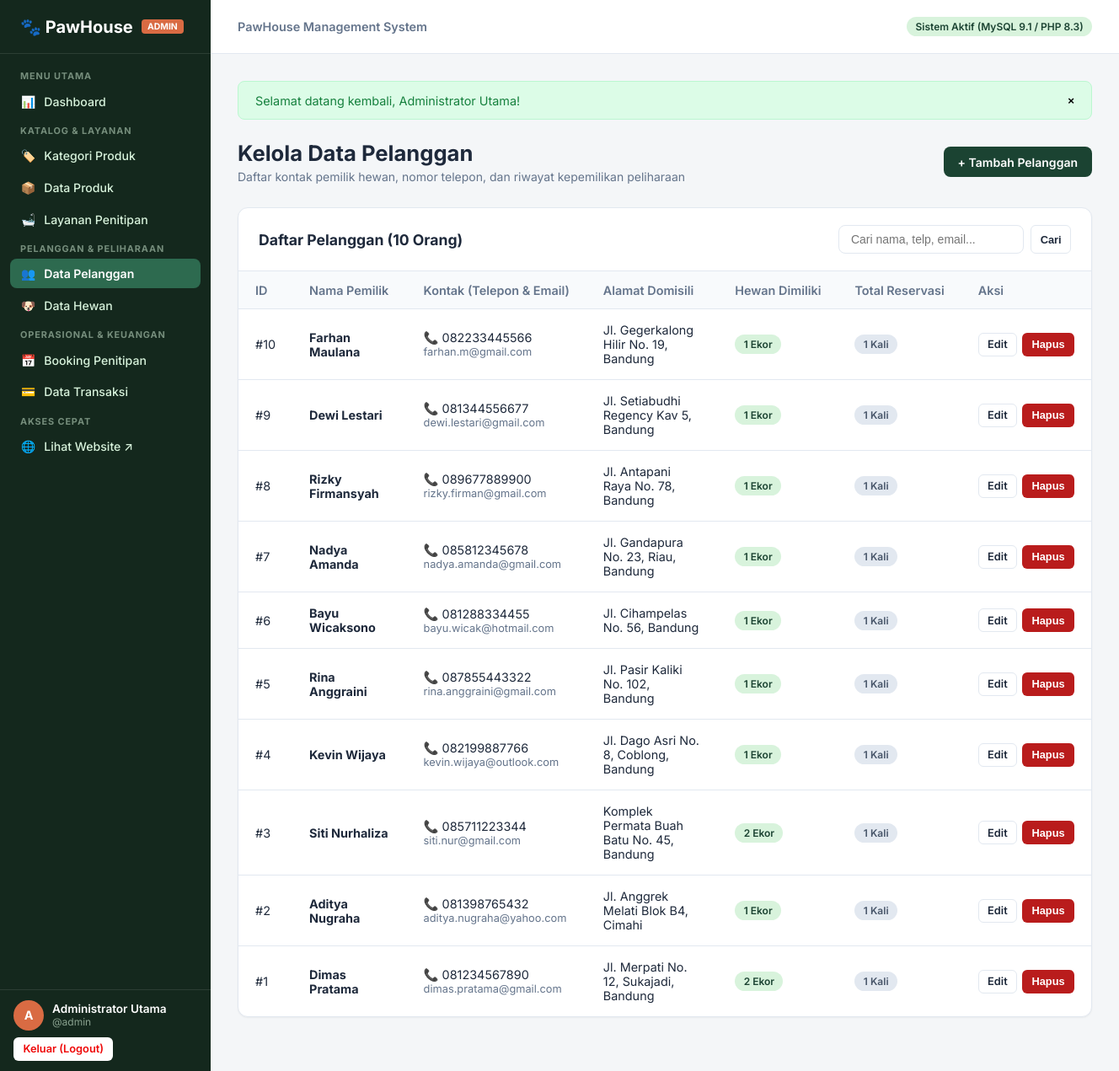
/admin/customers/index.php (signed in), run on an earlier commit of the app's database.
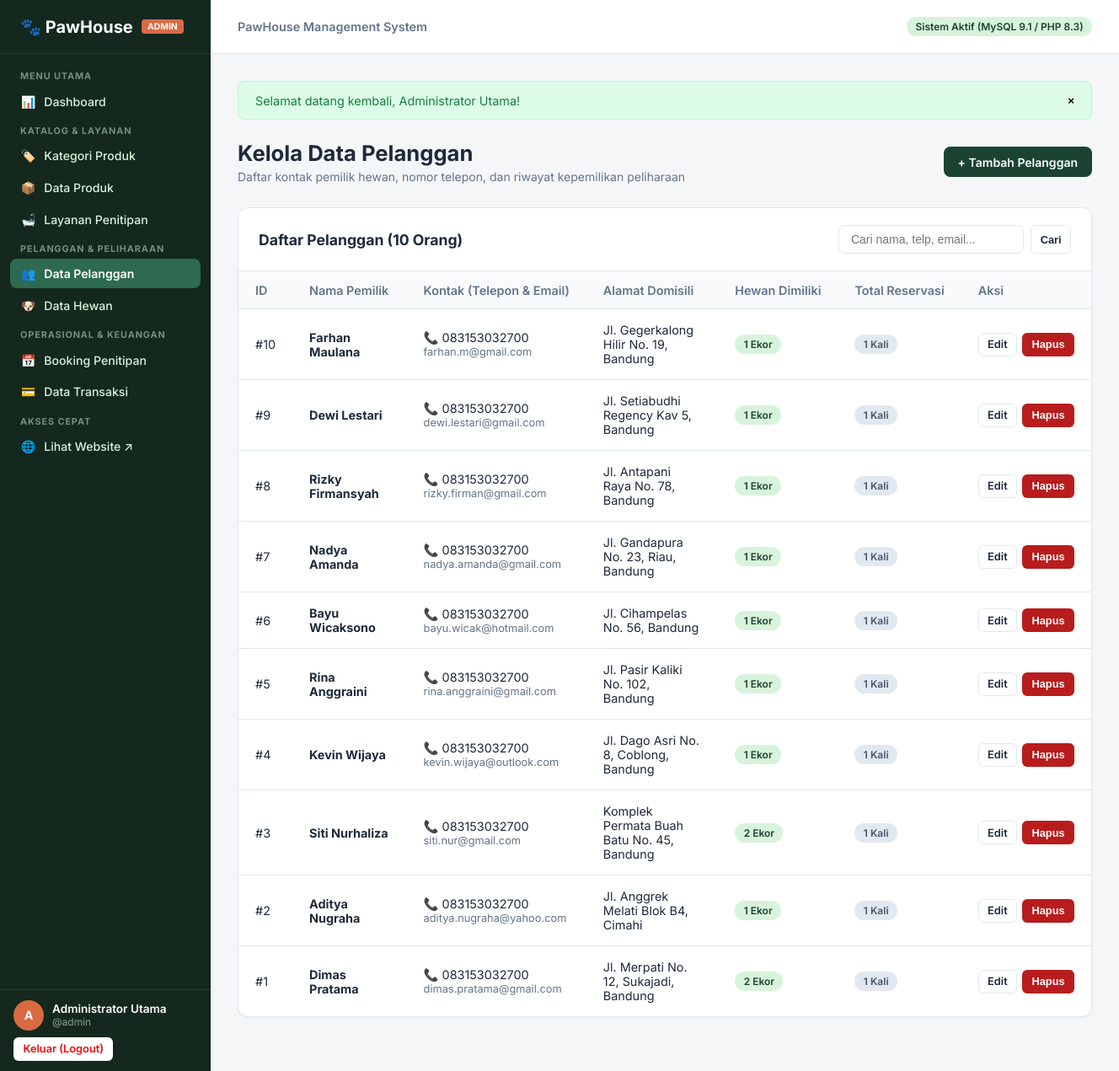
And on a later commit of the database.
### tables this page shows
CREATE TABLE `customers` (
  `id` INT AUTO_INCREMENT PRIMARY KEY,
  `name` VARCHAR(100) NOT NULL,
  `phone` VARCHAR(20) NOT NULL,
  `email` VARCHAR(100) NULL,
  `address` TEXT NULL,
  `created_at` TIMESTAMP DEFAULT CURRENT_TIMESTAMP
);

### config/database.php (called while the page is built, shortened)
<?php
function base_url(string $path = ''): string {
    return BASE_URL . ($path ? '/' . ltrim($path, '/') : '');
}

### includes/functions.php (called while the page is built, shortened)
<?php
function e(?string $value): string {
    return htmlspecialchars((string)$value, ENT_QUOTES, 'UTF-8');
}

### admin/customers/index.php (the view, shortened to what this page needs)
<?php
require_once __DIR__ . '/../../config/database.php';
require_once __DIR__ . '/../../includes/functions.php';
$pdo = db();
$search = trim($_GET['q'] ?? '');
$sql = "
    SELECT
        c.*,
        (SELECT COUNT(*) FROM pets WHERE customer_id = c.id) AS total_pets,
        (SELECT COUNT(*) FROM bookings WHERE customer_id = c.id) AS total_bookings
    FROM customers c
    WHERE 1=1
";
$params = [];
$sql .= " ORDER BY c.id DESC";
$stmt = $pdo->prepare($sql);
$stmt->execute($params);
$customers = $stmt->fetchAll();
require_once __DIR__ . '/../../includes/admin-header.php';
?>
<div class="page-header">
    <div>
        <h1 class="page-title">Kelola Data Pelanggan</h1>
        <p class="page-subtitle">Daftar kontak pemilik hewan, nomor telepon, dan riwayat kepemilikan peliharaan</p>
    </div>
    <div>
        <a href="<?= base_url('admin/customers/create.php') ?>" class="btn btn-primary">+ Tambah Pelanggan</a>
    </div>
</div>
<div class="data-card">
    <div class="data-card-header">
        <h2 class="data-card-title">Daftar Pelanggan (<?= count($customers) ?> Orang)</h2>
        <div class="card-toolbar">
            <form action="<?= base_url('admin/customers/index.php') ?>" method="GET" style="display:flex; gap:0.5rem;">
                <input type="text" name="q" class="search-input" placeholder="Cari nama, telp, email..." value="<?= e($search) ?>">
                <button type="submit" class="btn btn-outline btn-sm">Cari</button>
            </form>
        </div>
    </div>
    <div class="table-responsive">
        <table class="admin-table">
            <thead>
                <tr>
                    <th style="width: 50px;">ID</th>
                    <th>Nama Pemilik</th>
                    <th>Kontak (Telepon & Email)</th>
                    <th>Alamat Domisili</th>
                    <th>Hewan Dimiliki</th>
                    <th>Total Reservasi</th>
                    <th style="width: 140px;">Aksi</th>
                </tr>
            </thead>
            <tbody>
                <?php if (empty($customers)): ?>
                    <tr>
                        <td colspan="7" class="empty-state">Tidak ada data pelanggan ditemukan.</td>
                    </tr>
                <?php else: ?>
                    <?php foreach ($customers as $c): ?>
                        <tr>
                            <td>#<?= e($c['id']) ?></td>
                            <td><strong><?= e($c['name']) ?></strong></td>
                            <td>
                                <div>📞 <?= e($c['phone']) ?></div>
                                <div style="font-size: 0.8rem; color: var(--admin-text-muted);"><?= e($c['email'] ?: 'Tanpa Email') ?></div>
                            </td>
                            <td><?= e($c['address'] ?: '-') ?></td>
                            <td><span class="badge badge-primary"><?= e($c['total_pets']) ?> Ekor</span></td>
                            <td><span class="badge badge-secondary"><?= e($c['total_bookings']) ?> Kali</span></td>
                            <td>
                                <div class="actions-cell">
                                    <a href="<?= base_url('admin/customers/edit.php?id=' . $c['id']) ?>" class="btn btn-outline btn-sm">Edit</a>
                                    <form action="<?= base_url('admin/customers/delete.php') ?>" method="POST" class="form-delete" data-name="pelanggan <?= e($c['name']) ?>" style="display:inline;">
                                        <button type="submit" class="btn btn-danger btn-sm">Hapus</button>
                                    </form>
                                </div>
                            </td>
                        </tr>
                    <?php endforeach; ?>
                <?php endif; ?>
            </tbody>
        </table>
    </div>
</div>
<?php require_once __DIR__ . '/../../includes/admin-footer.php'; ?>

What changed in the data, as far as the page shows it:
changed customers "Farhan Maulana": phone "082233445566" → "083153032700"
changed customers "Dewi Lestari": phone "081344556677" → "083153032700"
changed customers "Rizky Firmansyah": phone "089677889900" → "083153032700"
changed customers "Nadya Amanda": phone "085812345678" → "083153032700"
changed customers "Bayu Wicaksono": phone "081288334455" → "083153032700"
changed customers "Rina Anggraini": phone "087855443322" → "083153032700"
changed customers "Kevin Wijaya": phone "082199887766" → "083153032700"
changed customers "Siti Nurhaliza": phone "085711223344" → "083153032700"
changed customers "Aditya Nugraha": phone "081398765432" → "083153032700"
changed customers "Dimas Pratama": phone "081234567890" → "083153032700"
